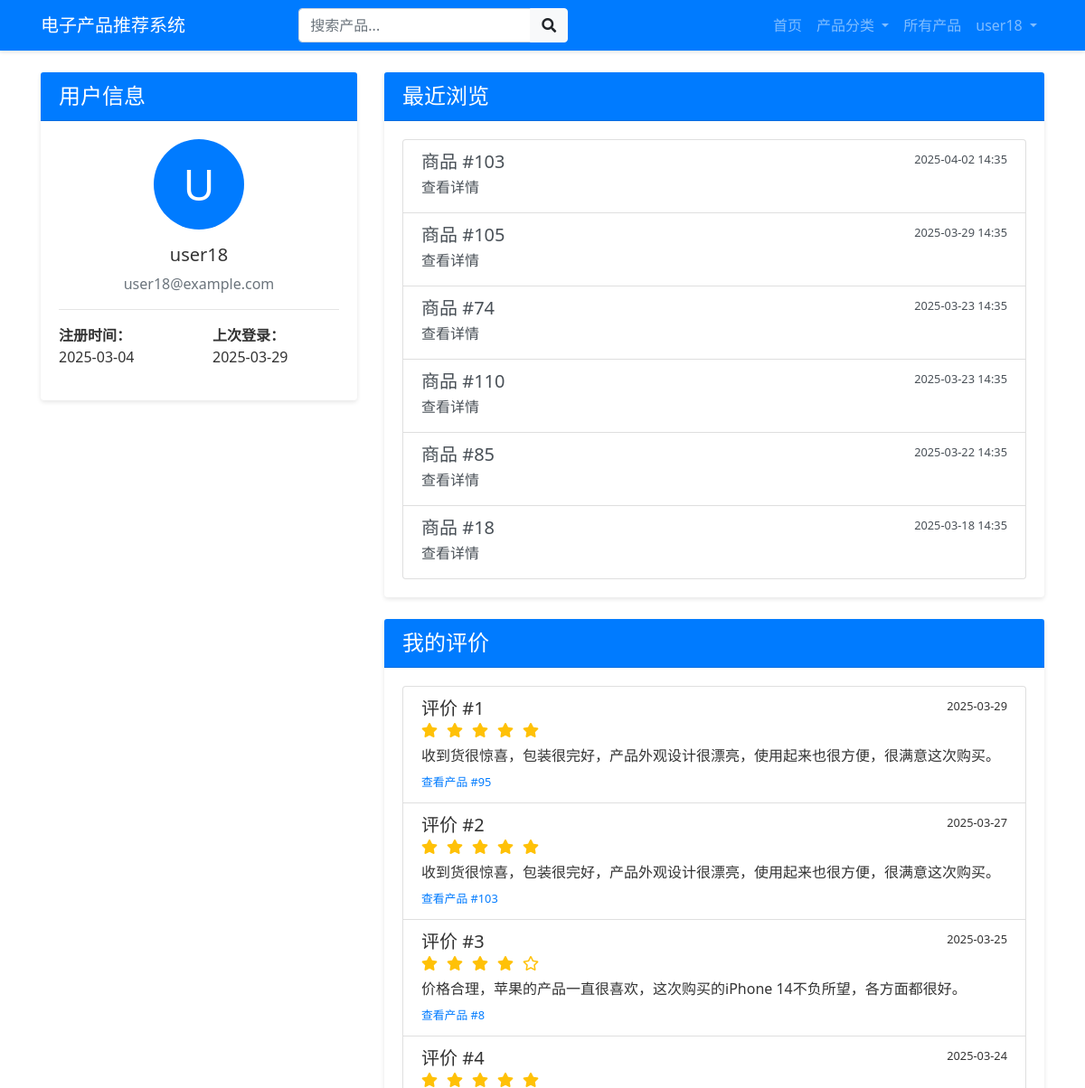
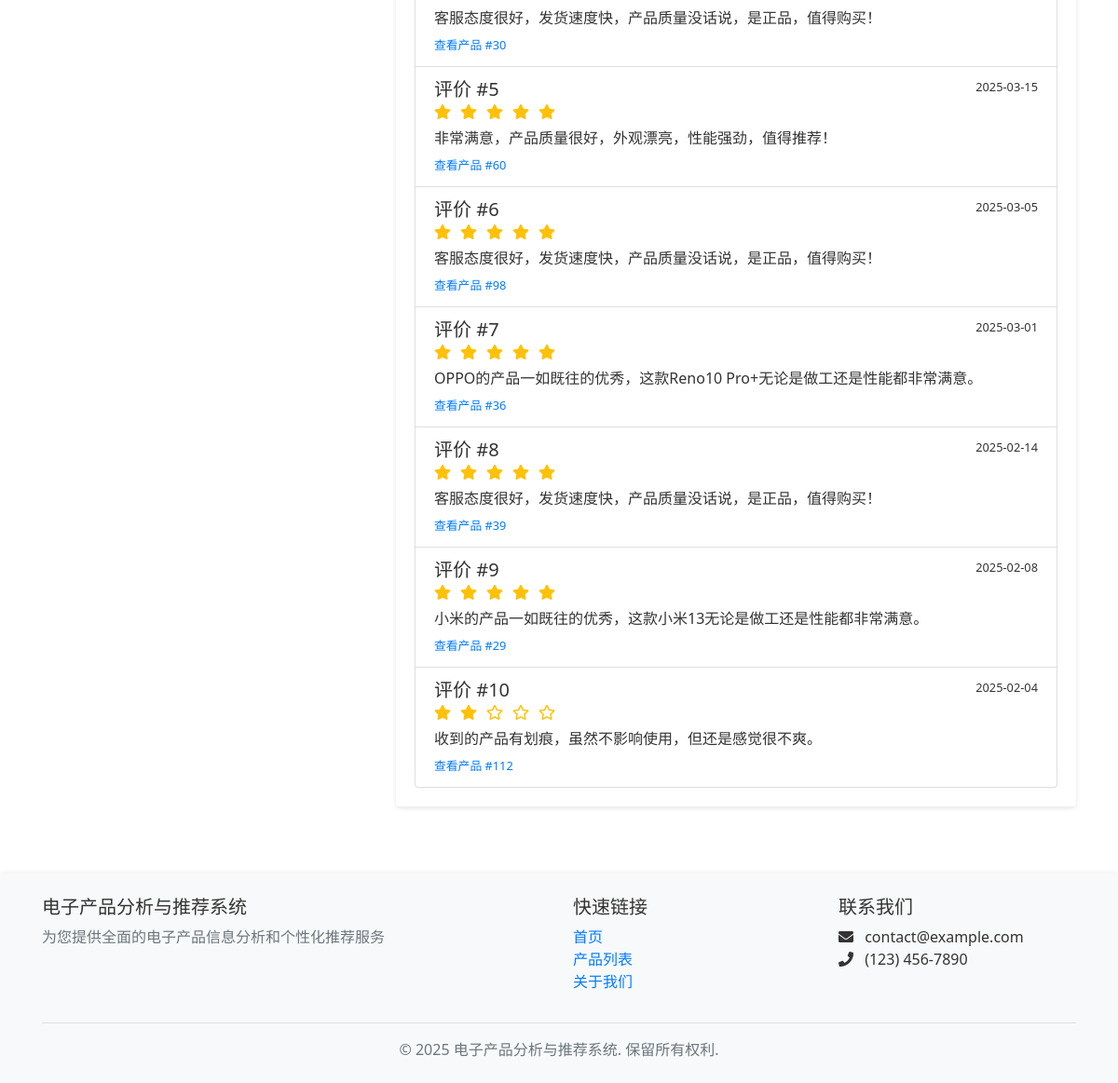
The page /user/profile (signed in) on the database its author committed (2 pictures, top to bottom).
### models/models.py (models this page shows, shortened)
class User(db.Model):
    __tablename__ = 'users'
    id = db.Column(db.Integer, primary_key=True)
    username = db.Column(db.String(64), unique=True, nullable=False)
    email = db.Column(db.String(120), unique=True, nullable=False)
    password_hash = db.Column(db.String(128), nullable=False)
    register_time = db.Column(db.DateTime, default=datetime.now)
    last_login = db.Column(db.DateTime, default=datetime.now)
    behaviors = db.relationship('UserBehavior', backref='user', lazy='dynamic')

class UserBehavior(db.Model):
    __tablename__ = 'user_behaviors'
    id = db.Column(db.Integer, primary_key=True)
    user_id = db.Column(db.Integer, db.ForeignKey('users.id'))
    product_id = db.Column(db.Integer, db.ForeignKey('products.id'))
    behavior_type = db.Column(db.String(32), nullable=False)  # 浏览/收藏/加购/购买
    created_at = db.Column(db.DateTime, default=datetime.now)

class UserReview(db.Model):
    __tablename__ = 'user_reviews'
    id = db.Column(db.Integer, primary_key=True)
    user_id = db.Column(db.Integer, db.ForeignKey('users.id'))
    product_id = db.Column(db.Integer, db.ForeignKey('products.id'), nullable=False)
    rating = db.Column(db.Integer)  # 1-5星
    content = db.Column(db.Text)
    sentiment = db.Column(db.Float, default=0.0)  # 情感分析结果
    created_at = db.Column(db.DateTime, default=datetime.now)
    sentiment_score = db.Column(db.Float, default=0.0)  # 总体情感得分
    emotion_dimensions = db.Column(db.Text)  # JSON存储情感维度
    user = db.relationship('User', backref=db.backref('reviews', lazy='dynamic'))

### app.py (the view)
@app.route('/user/profile')
@login_required
def user_profile():
    user = User.query.get(session['user_id'])
    behaviors = UserBehavior.query.filter_by(user_id=user.id).order_by(UserBehavior.created_at.desc()).limit(20).all()
    reviews = UserReview.query.filter_by(user_id=user.id).order_by(UserReview.created_at.desc()).all()
    return render_template('user_profile.html',
                          user=user,
                          behaviors=behaviors,
                          reviews=reviews)

### app.py (called while the page is built)
def login_required(f):
    @wraps(f)
    def decorated_function(*args, **kwargs):
        if 'user_id' not in session:
            flash('请先登录', 'warning')
            return redirect(url_for('login'))
        return f(*args, **kwargs)
    return decorated_function

### templates/user_profile.html (shortened to what this page needs)
{% extends "layout.html" %}
{% block content %}
<div class="row">
    <div class="col-md-4">
        <div class="card mb-4">
            <div class="card-header bg-primary text-white">
                <h4 class="mb-0">用户信息</h4>
            </div>
            <div class="card-body">
                <div class="text-center mb-3">
                    <div class="bg-primary text-white rounded-circle d-flex align-items-center justify-content-center mx-auto" style="width: 100px; height: 100px; font-size: 48px;">
                        {{ user.username[0]|upper }}
                    </div>
                </div>
                <h5 class="text-center">{{ user.username }}</h5>
                <p class="text-center text-muted">{{ user.email }}</p>
                <hr>
                <div class="row">
                    <div class="col-6">
                        <p><strong>注册时间：</strong><br>{{ user.register_time.strftime('%Y-%m-%d') }}</p>
                    </div>
                    <div class="col-6">
                        <p><strong>上次登录：</strong><br>{{ user.last_login.strftime('%Y-%m-%d') }}</p>
                    </div>
                </div>
            </div>
        </div>
    </div>
    <div class="col-md-8">
        <div class="card mb-4">
            <div class="card-header bg-primary text-white">
                <h4 class="mb-0">最近浏览</h4>
            </div>
            <div class="card-body">
                {% if behaviors %}
                <div class="list-group">
                    {% for behavior in behaviors %}
                    {% if behavior.behavior_type == '浏览' %}
                    <a href="{{ url_for('product_detail', product_id=behavior.product_id) }}" class="list-group-item list-group-item-action">
                        <div class="d-flex w-100 justify-content-between">
                            <h5 class="mb-1">商品 #{{ behavior.product_id }}</h5>
                            <small>{{ behavior.created_at.strftime('%Y-%m-%d %H:%M') }}</small>
                        </div>
                        <p class="mb-1">查看详情</p>
                    </a>
                    {% endif %}
                    {% endfor %}
                </div>
                {% else %}
                <div class="text-center py-4">
                    <i class="far fa-eye-slash fa-3x text-muted mb-3"></i>
                    <p class="lead">暂无浏览记录</p>
                </div>
                {% endif %}
            </div>
        </div>
        <div class="card">
            <div class="card-header bg-primary text-white">
                <h4 class="mb-0">我的评价</h4>
            </div>
            <div class="card-body">
                {% if reviews %}
                <div class="list-group">
                    {% for review in reviews %}
                    <div class="list-group-item">
                        <div class="d-flex w-100 justify-content-between">
                            <h5 class="mb-1">评价 #{{ loop.index }}</h5>
                            <small>{{ review.created_at.strftime('%Y-%m-%d') }}</small>
                        </div>
                        <div class="rating mb-2">
                            {% for i in range(5) %}
                            <i class="{% if i < review.rating %}fas{% else %}far{% endif %} fa-star text-warning"></i>
                            {% endfor %}
                        </div>
                        <p class="mb-1">{{ review.content }}</p>
                        <small class="text-muted">
                            <a href="{{ url_for('product_detail', product_id=review.product_id) }}">查看产品 #{{ review.product_id }}</a>
                        </small>
                    </div>
                    {% endfor %}
                </div>
                {% else %}
                <div class="text-center py-4">
                    <i class="far fa-comment-dots fa-3x text-muted mb-3"></i>
                    <p class="lead">暂无评价记录</p>
                </div>
                {% endif %}
            </div>
        </div>
    </div>
</div>
{% endblock %}

### templates/layout.html (shortened to what this page needs)
<!DOCTYPE html>
<html lang="zh-CN">
<head>
    <link rel="stylesheet" href="https://cdn.jsdelivr.net/npm/bootstrap@4.6.0/dist/css/bootstrap.min.css">
    <link rel="stylesheet" href="https://cdnjs.cloudflare.com/ajax/libs/font-awesome/5.15.3/css/all.min.css">
    <link rel="stylesheet" href="{{ url_for('static', filename='css/style.css') }}">
</head>
<body>
    <nav class="navbar navbar-expand-lg navbar-dark bg-primary">
        <div class="container">
            <a class="navbar-brand" href="{{ url_for('index') }}">电子产品推荐系统</a>
            <div class="collapse navbar-collapse" id="navbarContent">
                <form class="form-inline mx-auto" action="{{ url_for('search') }}" method="GET">
                    <div class="input-group">
                        <input type="text" class="form-control" name="q" placeholder="搜索产品...">
                        <div class="input-group-append">
                            <button class="btn btn-light" type="submit">
                                <i class="fas fa-search"></i>
                            </button>
                        </div>
                    </div>
                </form>
                <ul class="navbar-nav ml-auto">
                    <li class="nav-item">
                        <a class="nav-link" href="{{ url_for('index') }}">首页</a>
                    </li>
                    <li class="nav-item dropdown">
                        <a class="nav-link dropdown-toggle" href="#" id="navbarDropdown" role="button" data-toggle="dropdown">
                            产品分类
                        </a>
                    </li>
                    <li class="nav-item">
                        <a class="nav-link" href="{{ url_for('products') }}">所有产品</a>
                    </li>
                </ul>
                <ul class="navbar-nav">
                    {% if session.get('user_id') %}
                    <li class="nav-item dropdown">
                        <a class="nav-link dropdown-toggle" href="#" id="userDropdown" role="button" data-toggle="dropdown">
                            {{ session.get('username') }}
                        </a>
                    </li>
                    {% endif %}
                </ul>
            </div>
        </div>
    </nav>
    <main class="container py-4">
        {% block content %}{% endblock %}
    </main>
    <footer class="footer bg-light py-4 mt-5">
        <div class="container">
            <div class="row">
                <div class="col-md-6">
                    <h5>电子产品分析与推荐系统</h5>
                    <p class="text-muted">为您提供全面的电子产品信息分析和个性化推荐服务</p>
                </div>
                <div class="col-md-3">
                    <h5>快速链接</h5>
                    <ul class="list-unstyled">
                        <li><a href="{{ url_for('index') }}">首页</a></li>
                        <li><a href="{{ url_for('products') }}">产品列表</a></li>
                        <li><a href="{{ url_for('about') }}">关于我们</a></li>
                    </ul>
                </div>
                <div class="col-md-3">
                    <h5>联系我们</h5>
                    <ul class="list-unstyled">
                        <li><i class="fas fa-envelope mr-2"></i> contact@example.com</li>
                        <li><i class="fas fa-phone mr-2"></i> (123) 456-7890</li>
                    </ul>
                </div>
            </div>
            <hr>
            <div class="text-center">
                <p class="text-muted mb-0">&copy; 2025 电子产品分析与推荐系统. 保留所有权利.</p>
            </div>
        </div>
    </footer>
</body>
</html>

### static/css/style.css (style rules this page uses)
body { font-family: 'Segoe UI', Tahoma, Geneva, Verdana, sans-serif; color: #333; }
.navbar { box-shadow: 0 2px 4px rgba(0, 0, 0, 0.1); }
.card { transition: transform 0.3s, box-shadow 0.3s; border: none; box-shadow: 0 2px 5px rgba(0, 0, 0, 0.1); }
.footer { box-shadow: 0 -2px 4px rgba(0, 0, 0, 0.05); }
.rating { display: flex; gap: 10px; }

### rows shown on the page
User: get "user18", username "U", username "user18", email "user18@example.com", register_time "2025-03-04", last_login "2025-03-29"
UserBehavior: product_id "103", created_at "2025-04-02 14:35"
UserBehavior: product_id "105", created_at "2025-03-29 14:35"
UserBehavior: product_id "74", created_at "2025-03-23 14:35"
UserBehavior: product_id "110", created_at "2025-03-23 14:35"
UserBehavior: product_id "85", created_at "2025-03-22 14:35"
UserBehavior: product_id "18", created_at "2025-03-18 14:35"
UserReview: created_at "2025-03-29", rating 5 (drawn), content "收到货很惊喜，包装很完好，产品外观设计很漂亮，使用起来也很方便，很满意这次购买。", product_id "95"
UserReview: created_at "2025-03-27", rating 5 (drawn), content "收到货很惊喜，包装很完好，产品外观设计很漂亮，使用起来也很方便，很满意这次购买。", product_id "103"
UserReview: created_at "2025-03-25", rating 4 (drawn), content "价格合理，苹果的产品一直很喜欢，这次购买的iPhone 14不负所望，各方面都很好。", product_id "8"
UserReview: created_at "2025-03-24", rating 5 (drawn), content "客服态度很好，发货速度快，产品质量没话说，是正品，值得购买！", product_id "30"
UserReview: created_at "2025-03-15", rating 5 (drawn), content "非常满意，产品质量很好，外观漂亮，性能强劲，值得推荐！", product_id "60"
UserReview: created_at "2025-03-05", rating 5 (drawn), content "客服态度很好，发货速度快，产品质量没话说，是正品，值得购买！", product_id "98"
UserReview: created_at "2025-03-01", rating 5 (drawn), content "OPPO的产品一如既往的优秀，这款Reno10 Pro+无论是做工还是性能都非常满意。", product_id "36"
UserReview: created_at "2025-02-14", rating 5 (drawn), content "客服态度很好，发货速度快，产品质量没话说，是正品，值得购买！", product_id "39"
UserReview: created_at "2025-02-08", rating 5 (drawn), content "小米的产品一如既往的优秀，这款小米13无论是做工还是性能都非常满意。", product_id "29"
UserReview: created_at "2025-02-04", rating 2 (drawn), content "收到的产品有划痕，虽然不影响使用，但还是感觉很不爽。", product_id "112"
